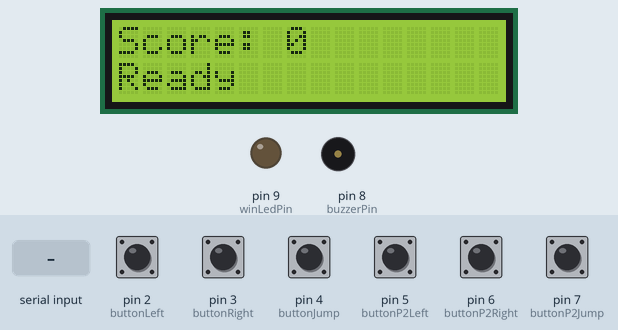
Bench run of a sketch on a simulated Arduino Uno, built with avr-gcc and run on an emulated ATmega328P. Parts: 16×2 character LCD, output pins drawn as LEDs (lit = HIGH), buzzer (waves = sounding). Inputs (shaded band) come from the test bench; at power-on: pin 2 (buttonLeft), pin 3 (buttonRight), pin 4 (buttonJump), pin 5 (buttonP2Left), pin 6 (buttonP2Right), pin 7 (buttonP2Jump) HIGH. What the sketch prints to the serial monitor is not drawn.

Above: at 1.2 s.
1.3 s: "WIN\n" received over Serial
At 1.8 s:
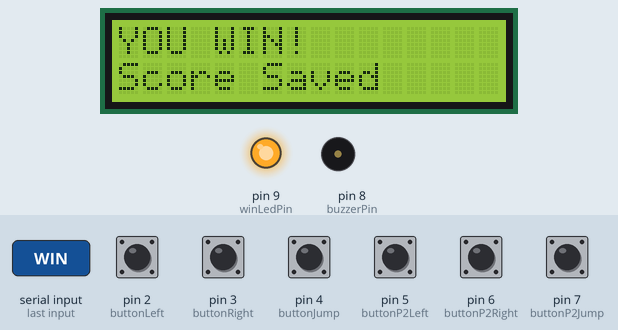
2.8 s: "GAMEOVER\n" received over Serial
At 4.4 s:
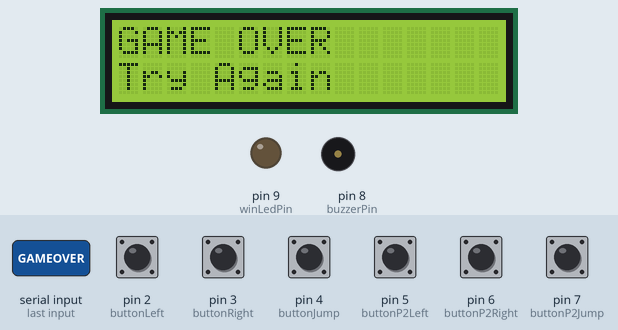
4.8 s: "SCORE:\n" received over Serial
At 5.5 s:
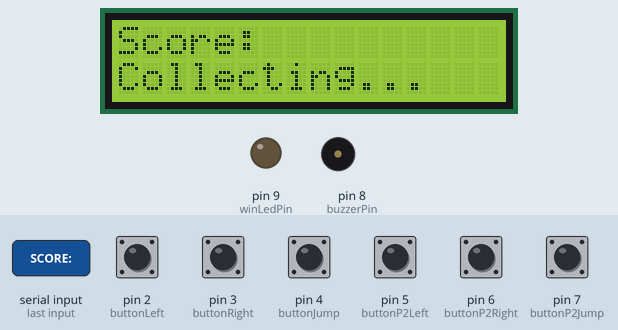
Timing chart, 0 to 7.8 s (numbered marks = the images above; inputs shaded):
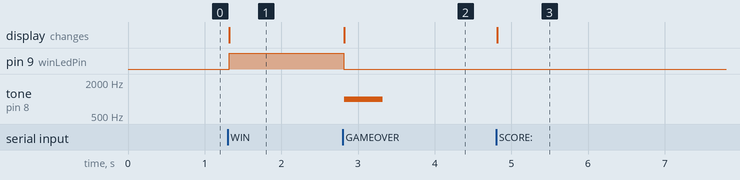

Measured:
- after the input at 1.3 s, pin 9 (winLedPin): LOW → HIGH at once; the display: changes at once (image 1)
- after the input at 2.8 s, pin 9 (winLedPin): HIGH → LOW at once; tone on pin 8 (buzzerPin): silent → 1000 Hz at once, → silent 0.50 s later; the display: changes at once (image 2)
- after the input at 4.8 s, the display: changes at once (image 3)

The sketch:

PackageRush.ino
```cpp
#include <LiquidCrystal.h>

// Pin configuration
const int buttonLeft = 2;
const int buttonRight = 3;
const int buttonJump = 4;
const int buttonP2Left = 5;
const int buttonP2Right = 6;
const int buttonP2Jump = 7;
const int buzzerPin = 8;
const int winLedPin = 9;
const int lcdRs = 10;
const int lcdEnable = 11;
const int lcdD4 = 12;
const int lcdD5 = 13;
const int lcdD6 = A0;
const int lcdD7 = A1;
LiquidCrystal lcd(lcdRs, lcdEnable, lcdD4, lcdD5, lcdD6, lcdD7);

bool lastJumpState = HIGH;
bool lastJump2State = HIGH;
String currentCommand = "";

void setup() {
  pinMode(buttonLeft, INPUT_PULLUP);
  pinMode(buttonRight, INPUT_PULLUP);
  pinMode(buttonJump, INPUT_PULLUP);
  pinMode(buttonP2Left, INPUT_PULLUP);
  pinMode(buttonP2Right, INPUT_PULLUP);
  pinMode(buttonP2Jump, INPUT_PULLUP);
  pinMode(buzzerPin, OUTPUT);
  pinMode(winLedPin, OUTPUT);
  digitalWrite(buzzerPin, LOW);
  digitalWrite(winLedPin, LOW);

  Serial.begin(9600);
  lcd.begin(16, 2);
  lcd.clear();
  lcd.setCursor(0, 0);
  lcd.print("Score: 0");
  lcd.setCursor(0, 1);
  lcd.print("Ready");
}

void loop() {
  processSerial();
  sendButtonCommands();
  delay(20);
}

void processSerial() {
  while (Serial.available()) {
    char c = Serial.read();
    if (c == '\n' || c == '\r') {
      if (currentCommand.length() > 0) {
        processCommand(currentCommand);
        currentCommand = "";
      }
    } else if (c >= 32) {
      currentCommand += c;
    }
  }
}

void sendButtonCommands() {
  bool leftPressed = digitalRead(buttonLeft) == LOW;
  bool rightPressed = digitalRead(buttonRight) == LOW;
  bool jumpPressed = digitalRead(buttonJump) == LOW;
  bool p2LeftPressed = digitalRead(buttonP2Left) == LOW;
  bool p2RightPressed = digitalRead(buttonP2Right) == LOW;
  bool p2JumpPressed = digitalRead(buttonP2Jump) == LOW;

  if (leftPressed && !rightPressed) {
    Serial.println("LEFT");
  } else if (rightPressed && !leftPressed) {
    Serial.println("RIGHT");
  } else {
    Serial.println("STOP");
  }

  if (jumpPressed && lastJumpState == HIGH) {
    Serial.println("JUMP");
  }

  if (p2LeftPressed && !p2RightPressed) {
    Serial.println("P2LEFT");
  } else if (p2RightPressed && !p2LeftPressed) {
    Serial.println("P2RIGHT");
  } else {
    Serial.println("P2STOP");
  }

  if (p2JumpPressed && lastJump2State == HIGH) {
    Serial.println("P2JUMP");
  }

  lastJumpState = jumpPressed ? LOW : HIGH;
  lastJump2State = p2JumpPressed ? LOW : HIGH;
}

void processCommand(String cmd) {
  if (cmd.equalsIgnoreCase("GAMEOVER")) {
    showGameOver();
  } else if (cmd.equalsIgnoreCase("WIN")) {
    showWin();
  } else if (cmd.startsWith("SCORE:")) {
    String value = cmd.substring(6);
    showScore(value);
  } else if (cmd.equalsIgnoreCase("RESET")) {
    resetDisplay();
  }
}

void showGameOver() {
  digitalWrite(winLedPin, LOW);
  lcd.clear();
  lcd.setCursor(0, 0);
  lcd.print("GAME OVER");
  lcd.setCursor(0, 1);
  lcd.print("Try Again");
  tone(buzzerPin, 1000, 500);
  delay(600);
  noTone(buzzerPin);
}

void showWin() {
  digitalWrite(winLedPin, HIGH);
  lcd.clear();
  lcd.setCursor(0, 0);
  lcd.print("YOU WIN!");
  lcd.setCursor(0, 1);
  lcd.print("Score Saved");
}

void showScore(String scoreText) {
  lcd.setCursor(0, 0);
  lcd.print("Score:");
  lcd.print("        ");
  lcd.setCursor(7, 0);
  lcd.print(scoreText);
  lcd.setCursor(0, 1);
  lcd.print("Collecting...");
}

void resetDisplay() {
  digitalWrite(winLedPin, LOW);
  lcd.clear();
  lcd.setCursor(0, 0);
  lcd.print("Score: 0");
  lcd.setCursor(0, 1);
  lcd.print("Ready");
}
```
